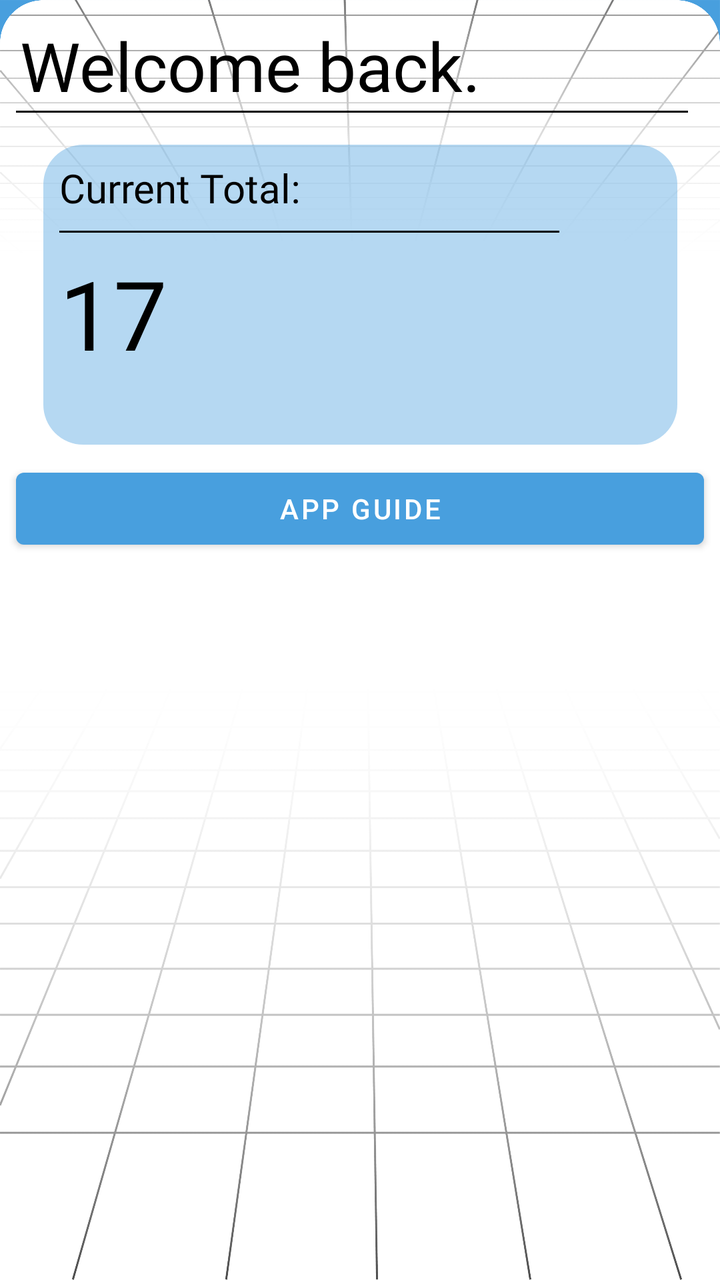
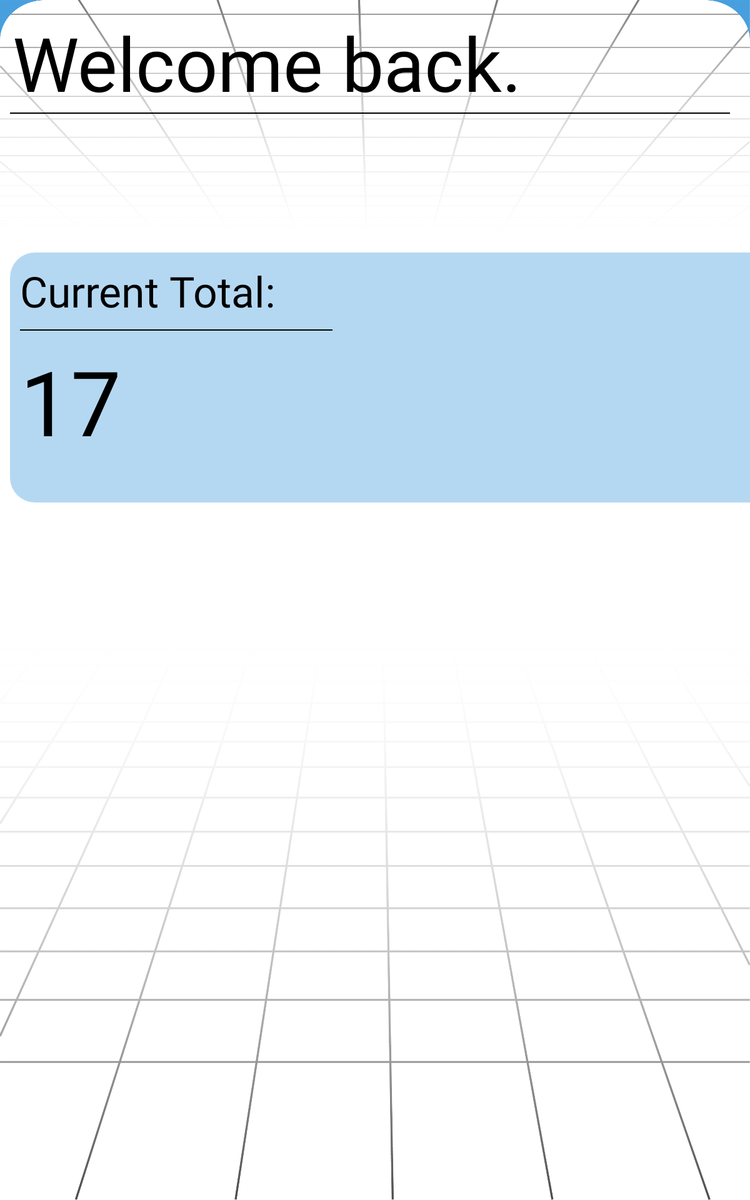

Compare how this app lays out the same screen by default and in its alternative resource folder. The renders come first, then the two layout files and the values they reference.
<!-- AndroidManifest.xml: application theme Theme.AMADbo -->
<!-- res/layout/fragment_home.xml -->
<?xml version="1.0" encoding="utf-8"?>
<androidx.constraintlayout.widget.ConstraintLayout xmlns:android="http://schemas.android.com/apk/res/android"
    xmlns:app="http://schemas.android.com/apk/res-auto"
    xmlns:tools="http://schemas.android.com/tools"
    android:layout_width="match_parent"
    android:layout_height="match_parent"
    android:background="@drawable/background1"
    tools:context=".fragments.HomeFragment">

    


    <Button
        android:id="@+id/appGuideButton"
        android:layout_width="0dp"
        android:layout_height="wrap_content"
        android:layout_marginStart="8dp"
        android:layout_marginTop="8dp"
        android:layout_marginEnd="8dp"
        android:text="App Guide"
        app:icon="@drawable/ic_baseline_help_24"
        app:iconPadding="8dp"
        app:layout_constraintEnd_toEndOf="parent"
        app:layout_constraintStart_toStartOf="parent"
        app:layout_constraintTop_toBottomOf="@+id/count_layout" />

    <androidx.constraintlayout.widget.ConstraintLayout
        android:id="@+id/header_layout"
        android:layout_width="match_parent"
        android:layout_height="wrap_content"
        android:layout_marginTop="10dp"
        app:layout_constraintStart_toStartOf="parent"
        app:layout_constraintTop_toTopOf="parent">

        <TextView
            android:id="@+id/menu_name"
            android:layout_width="wrap_content"
            android:layout_height="wrap_content"
            android:layout_marginStart="10dp"
            android:fontFamily="@font/open_sans_bold"
            android:text="Welcome back."
            android:textColor="@color/black"
            android:textSize="34sp"
            app:layout_constraintStart_toStartOf="parent"
            app:layout_constraintTop_toTopOf="parent" />

        <View
            android:id="@+id/divider"
            android:layout_width="0dp"
            android:layout_height="1dp"
            android:layout_marginStart="8dp"
            android:layout_marginEnd="16dp"
            android:background="@color/black"
            app:layout_constraintEnd_toEndOf="parent"
            app:layout_constraintStart_toStartOf="parent"
            app:layout_constraintTop_toBottomOf="@+id/menu_name" />

    </androidx.constraintlayout.widget.ConstraintLayout>

    <androidx.constraintlayout.widget.ConstraintLayout
        android:id="@+id/count_layout"
        android:layout_width="wrap_content"
        android:layout_height="wrap_content"
        android:layout_marginTop="16dp"
        app:layout_constraintEnd_toEndOf="parent"
        app:layout_constraintStart_toStartOf="parent"
        app:layout_constraintTop_toBottomOf="@+id/header_layout">

        <ImageView
            android:id="@+id/currentTotalBg"
            android:layout_width="317dp"
            android:layout_height="150dp"
            android:alpha="0.4"
            android:src="@drawable/shape_background1"
            app:layout_constraintStart_toStartOf="parent"
            app:layout_constraintTop_toTopOf="parent" />

        <TextView
            android:id="@+id/currentTotalLabel"
            android:layout_width="wrap_content"
            android:layout_height="wrap_content"
            android:layout_marginStart="8dp"
            android:layout_marginTop="8dp"
            android:fontFamily="@font/open_sans_bold"
            android:text="Current Total:"
            android:textColor="@color/black"
            android:textSize="20sp"
            app:layout_constraintStart_toStartOf="@+id/currentTotalBg"
            app:layout_constraintTop_toTopOf="@+id/currentTotalBg" />

        <TextView
            android:id="@+id/amiibo_amount"
            android:layout_width="wrap_content"
            android:layout_height="wrap_content"
            android:layout_marginStart="8dp"
            android:layout_marginTop="8dp"
            android:fontFamily="@font/anta_regular"
            android:text="17"
            android:textColor="@color/black"
            android:textSize="48sp"
            app:layout_constraintStart_toStartOf="@id/currentTotalBg"
            app:layout_constraintTop_toBottomOf="@+id/divider2" />

        <View
            android:id="@+id/divider2"
            android:layout_width="250dp"
            android:layout_height="1dp"
            android:layout_marginStart="8dp"
            android:layout_marginTop="8dp"
            android:background="@color/black"
            app:layout_constraintStart_toStartOf="@+id/currentTotalBg"
            app:layout_constraintTop_toBottomOf="@+id/currentTotalLabel" />

    </androidx.constraintlayout.widget.ConstraintLayout>

    <androidx.constraintlayout.widget.ConstraintLayout
        android:id="@+id/amiibo_showcase"
        android:layout_width="match_parent"
        android:layout_height="431dp"
        android:layout_marginBottom="16dp"
        app:layout_constraintBottom_toBottomOf="parent"
        app:layout_constraintEnd_toEndOf="parent"
        app:layout_constraintStart_toStartOf="parent">

        <LinearLayout
            android:id="@+id/thirdRow"
            android:layout_width="400dp"
            android:layout_height="100dp"
            android:layout_weight="1"
            android:alpha="0.4"
            android:orientation="horizontal"
            app:layout_constraintBottom_toBottomOf="parent"
            app:layout_constraintEnd_toEndOf="parent"
            app:layout_constraintStart_toStartOf="parent"
            app:layout_constraintTop_toTopOf="parent"
            app:layout_constraintVertical_bias="0.52">

            <ImageView
                android:id="@+id/homeAmiibo_11"
                android:layout_width="600dp"
                android:layout_height="match_parent"
                android:layout_weight="1" />

            <ImageView
                android:id="@+id/homeAmiibo_12"
                android:layout_width="600dp"
                android:layout_height="match_parent"
                android:layout_weight="1" />

            <ImageView
                android:id="@+id/homeAmiibo_13"
                android:layout_width="600dp"
                android:layout_height="match_parent"
                android:layout_weight="1" />

            <ImageView
                android:id="@+id/homeAmiibo_14"
                android:layout_width="600dp"
                android:layout_height="match_parent"
                android:layout_weight="1" />

            <ImageView
                android:id="@+id/homeAmiibo_15"
                android:layout_width="600dp"
                android:layout_height="match_parent"
                android:layout_weight="1" />

            <ImageView
                android:id="@+id/homeAmiibo_16"
                android:layout_width="600dp"
                android:layout_height="match_parent"
                android:layout_weight="1" />

            <ImageView
                android:id="@+id/homeAmiibo_17"
                android:layout_width="600dp"
                android:layout_height="match_parent"
                android:layout_weight="1" />

            <ImageView
                android:id="@+id/homeAmiibo_18"
                android:layout_width="600dp"
                android:layout_height="match_parent"
                android:layout_weight="1" />
        </LinearLayout>

        <LinearLayout
            android:id="@+id/secondRow"
            android:layout_width="350dp"
            android:layout_height="100dp"
            android:alpha="0.7"
            android:orientation="horizontal"
            app:layout_constraintBottom_toBottomOf="parent"
            app:layout_constraintEnd_toEndOf="parent"
            app:layout_constraintStart_toStartOf="parent"
            app:layout_constraintTop_toTopOf="parent"
            app:layout_constraintVertical_bias="0.65999997">

            <ImageView
                android:id="@+id/homeAmiibo_5"
                android:layout_width="500dp"
                android:layout_height="match_parent"
                android:layout_weight="1" />

            <ImageView
                android:id="@+id/homeAmiibo_6"
                android:layout_width="500dp"
                android:layout_height="match_parent"
                android:layout_weight="1" />

            <ImageView
                android:id="@+id/homeAmiibo_7"
                android:layout_width="500dp"
                android:layout_height="match_parent"
                android:layout_weight="1" />

            <ImageView
                android:id="@+id/homeAmiibo_8"
                android:layout_width="500dp"
                android:layout_height="match_parent"
                android:layout_weight="1" />

            <ImageView
                android:id="@+id/homeAmiibo_9"
                android:layout_width="500dp"
                android:layout_height="match_parent"
                android:layout_weight="1" />

            <ImageView
                android:id="@+id/homeAmiibo_10"
                android:layout_width="500dp"
                android:layout_height="match_parent"
                android:layout_weight="1" />
        </LinearLayout>

        <LinearLayout
            android:id="@+id/firstRow"
            android:layout_width="300dp"
            android:layout_height="130dp"
            android:orientation="horizontal"
            app:layout_constraintBottom_toBottomOf="parent"
            app:layout_constraintEnd_toEndOf="parent"
            app:layout_constraintStart_toStartOf="parent"
            app:layout_constraintTop_toTopOf="parent"
            app:layout_constraintVertical_bias="0.86">

            <ImageView
                android:id="@+id/homeAmiibo_1"
                android:layout_width="400dp"
                android:layout_height="match_parent"
                android:layout_weight="1" />

            <ImageView
                android:id="@+id/homeAmiibo_2"
                android:layout_width="400dp"
                android:layout_height="match_parent"
                android:layout_weight="1" />

            <ImageView
                android:id="@+id/homeAmiibo_3"
                android:layout_width="400dp"
                android:layout_height="match_parent"
                android:layout_weight="1" />

            <ImageView
                android:id="@+id/homeAmiibo_4"
                android:layout_width="400dp"
                android:layout_height="match_parent"
                android:layout_weight="1" />

        </LinearLayout>

    </androidx.constraintlayout.widget.ConstraintLayout>

</androidx.constraintlayout.widget.ConstraintLayout>
<!-- resources referenced by this layout -->
<resources>
  <color name="black">#FF000000</color>
  <!-- drawable background1: png bitmap (drawable, 346976 bytes) -->
  <!-- drawable shape_background1 (drawable) -->
  <?xml version="1.0" encoding="utf-8"?>
  <selector xmlns:android="http://schemas.android.com/apk/res/android">
      <item>
          <shape android:shape="rectangle">
              <corners android:radius="20dp" />
              <solid android:color="@color/blue_500" />
          </shape>
      </item>
  </selector>
  <style name="Theme.AMADbo" parent="Theme.MaterialComponents.Light">
          
          <item name="android:soundEffectsEnabled">false</item>
          
          <item name="colorPrimary">@color/blue_500</item>
          <item name="colorPrimaryVariant">@color/blue_700</item>
          <item name="colorOnPrimary">@color/white</item>
          
          <item name="colorSecondary">@color/blue_200</item>
          <item name="colorSecondaryVariant">@color/blue_700</item>
          <item name="colorOnSecondary">@color/black</item>
          
          <item name="android:statusBarColor">?attr/colorPrimaryVariant</item>
          
      </style>
  <color name="blue_500">#489fde</color>
  <color name="blue_700">#3c80bc</color>
  <color name="white">#FFFFFFFF</color>
  <color name="blue_200">#8dceef</color>
</resources>
<!-- res/layout-large/fragment_home.xml (the repository's variant of the layout above) -->
<!-- drawn on a 7-inch tablet held upright -->
<?xml version="1.0" encoding="utf-8"?>
<androidx.constraintlayout.widget.ConstraintLayout xmlns:android="http://schemas.android.com/apk/res/android"
    xmlns:app="http://schemas.android.com/apk/res-auto"
    xmlns:tools="http://schemas.android.com/tools"
    android:layout_width="match_parent"
    android:layout_height="match_parent"
    android:background="@drawable/background1"
    tools:context=".fragments.HomeFragment">

    


    <Button
        android:id="@+id/appGuideButton"
        android:layout_width="0dp"
        android:layout_height="wrap_content"
        android:layout_marginStart="8dp"
        android:layout_marginTop="24dp"
        android:layout_marginEnd="8dp"
        android:text="App Guide"
        app:icon="@drawable/ic_baseline_help_24"
        app:iconPadding="8dp"
        app:layout_constraintEnd_toEndOf="parent"
        app:layout_constraintStart_toEndOf="@+id/count_layout"
        app:layout_constraintTop_toTopOf="@+id/count_layout" />

    <androidx.constraintlayout.widget.ConstraintLayout
        android:id="@+id/header_layout"
        android:layout_width="match_parent"
        android:layout_height="wrap_content"
        android:layout_marginTop="10dp"
        app:layout_constraintStart_toStartOf="parent"
        app:layout_constraintTop_toTopOf="parent">

        <TextView
            android:id="@+id/menu_name"
            android:layout_width="wrap_content"
            android:layout_height="wrap_content"
            android:layout_marginStart="10dp"
            android:fontFamily="@font/open_sans_bold"
            android:text="Welcome back."
            android:textColor="@color/black"
            android:textSize="60sp"
            app:layout_constraintStart_toStartOf="parent"
            app:layout_constraintTop_toTopOf="parent" />

        <View
            android:id="@+id/divider"
            android:layout_width="0dp"
            android:layout_height="1dp"
            android:layout_marginStart="8dp"
            android:layout_marginEnd="16dp"
            android:background="@color/black"
            app:layout_constraintEnd_toEndOf="parent"
            app:layout_constraintStart_toStartOf="parent"
            app:layout_constraintTop_toBottomOf="@+id/menu_name" />

    </androidx.constraintlayout.widget.ConstraintLayout>

    <androidx.constraintlayout.widget.ConstraintLayout
        android:id="@+id/count_layout"
        android:layout_width="wrap_content"
        android:layout_height="wrap_content"
        android:layout_marginStart="8dp"
        app:layout_constraintBottom_toTopOf="@+id/amiibo_showcase"
        app:layout_constraintStart_toStartOf="parent"
        app:layout_constraintTop_toBottomOf="@+id/header_layout">

        <ImageView
            android:id="@+id/currentTotalBg"
            android:layout_width="650dp"
            android:layout_height="200dp"
            android:alpha="0.4"
            android:src="@drawable/shape_background1"
            app:layout_constraintStart_toStartOf="parent"
            app:layout_constraintTop_toTopOf="parent" />

        <TextView
            android:id="@+id/currentTotalLabel"
            android:layout_width="wrap_content"
            android:layout_height="wrap_content"
            android:layout_marginStart="8dp"
            android:layout_marginTop="8dp"
            android:fontFamily="@font/open_sans_bold"
            android:text="Current Total:"
            android:textColor="@color/black"
            android:textSize="34sp"
            app:layout_constraintStart_toStartOf="@+id/currentTotalBg"
            app:layout_constraintTop_toTopOf="@+id/currentTotalBg" />

        <TextView
            android:id="@+id/amiibo_amount"
            android:layout_width="wrap_content"
            android:layout_height="wrap_content"
            android:layout_marginStart="8dp"
            android:layout_marginTop="8dp"
            android:fontFamily="@font/anta_regular"
            android:text="17"
            android:textColor="@color/black"
            android:textSize="72sp"
            app:layout_constraintStart_toStartOf="@id/currentTotalBg"
            app:layout_constraintTop_toBottomOf="@+id/divider2" />

        <View
            android:id="@+id/divider2"
            android:layout_width="250dp"
            android:layout_height="1dp"
            android:layout_marginStart="8dp"
            android:layout_marginTop="8dp"
            android:background="@color/black"
            app:layout_constraintStart_toStartOf="@+id/currentTotalBg"
            app:layout_constraintTop_toBottomOf="@+id/currentTotalLabel" />

    </androidx.constraintlayout.widget.ConstraintLayout>

    <androidx.constraintlayout.widget.ConstraintLayout
        android:id="@+id/amiibo_showcase"
        android:layout_width="match_parent"
        android:layout_height="431dp"
        android:layout_marginBottom="16dp"
        app:layout_constraintBottom_toBottomOf="parent"
        app:layout_constraintEnd_toEndOf="parent"
        app:layout_constraintStart_toStartOf="parent">

        <LinearLayout
            android:id="@+id/thirdRow"
            android:layout_width="600dp"
            android:layout_height="137dp"
            android:layout_weight="1"
            android:alpha="0.4"
            android:orientation="horizontal"
            app:layout_constraintBottom_toBottomOf="parent"
            app:layout_constraintEnd_toEndOf="parent"
            app:layout_constraintStart_toStartOf="parent"
            app:layout_constraintTop_toTopOf="parent"
            app:layout_constraintVertical_bias="0.19999999">

            <ImageView
                android:id="@+id/homeAmiibo_11"
                android:layout_width="600dp"
                android:layout_height="match_parent"
                android:layout_weight="1" />

            <ImageView
                android:id="@+id/homeAmiibo_12"
                android:layout_width="600dp"
                android:layout_height="match_parent"
                android:layout_weight="1" />

            <ImageView
                android:id="@+id/homeAmiibo_13"
                android:layout_width="600dp"
                android:layout_height="match_parent"
                android:layout_weight="1" />

            <ImageView
                android:id="@+id/homeAmiibo_14"
                android:layout_width="600dp"
                android:layout_height="match_parent"
                android:layout_weight="1" />

            <ImageView
                android:id="@+id/homeAmiibo_15"
                android:layout_width="600dp"
                android:layout_height="match_parent"
                android:layout_weight="1" />

            <ImageView
                android:id="@+id/homeAmiibo_16"
                android:layout_width="600dp"
                android:layout_height="match_parent"
                android:layout_weight="1" />

            <ImageView
                android:id="@+id/homeAmiibo_17"
                android:layout_width="600dp"
                android:layout_height="match_parent"
                android:layout_weight="1" />

            <ImageView
                android:id="@+id/homeAmiibo_18"
                android:layout_width="600dp"
                android:layout_height="match_parent"
                android:layout_weight="1" />
        </LinearLayout>

        <LinearLayout
            android:id="@+id/secondRow"
            android:layout_width="500dp"
            android:layout_height="137dp"
            android:alpha="0.7"
            android:orientation="horizontal"
            app:layout_constraintBottom_toBottomOf="parent"
            app:layout_constraintEnd_toEndOf="parent"
            app:layout_constraintStart_toStartOf="parent"
            app:layout_constraintTop_toTopOf="parent">

            <ImageView
                android:id="@+id/homeAmiibo_5"
                android:layout_width="500dp"
                android:layout_height="match_parent"
                android:layout_weight="1" />

            <ImageView
                android:id="@+id/homeAmiibo_6"
                android:layout_width="500dp"
                android:layout_height="match_parent"
                android:layout_weight="1" />

            <ImageView
                android:id="@+id/homeAmiibo_7"
                android:layout_width="500dp"
                android:layout_height="match_parent"
                android:layout_weight="1" />

            <ImageView
                android:id="@+id/homeAmiibo_8"
                android:layout_width="500dp"
                android:layout_height="match_parent"
                android:layout_weight="1" />

            <ImageView
                android:id="@+id/homeAmiibo_9"
                android:layout_width="500dp"
                android:layout_height="match_parent"
                android:layout_weight="1" />

            <ImageView
                android:id="@+id/homeAmiibo_10"
                android:layout_width="500dp"
                android:layout_height="match_parent"
                android:layout_weight="1" />
        </LinearLayout>

        <LinearLayout
            android:id="@+id/firstRow"
            android:layout_width="377dp"
            android:layout_height="142dp"
            android:orientation="horizontal"
            app:layout_constraintBottom_toBottomOf="parent"
            app:layout_constraintEnd_toEndOf="parent"
            app:layout_constraintStart_toStartOf="parent"
            app:layout_constraintTop_toTopOf="parent"
            app:layout_constraintVertical_bias="0.86">

            <ImageView
                android:id="@+id/homeAmiibo_1"
                android:layout_width="400dp"
                android:layout_height="match_parent"
                android:layout_weight="1" />

            <ImageView
                android:id="@+id/homeAmiibo_2"
                android:layout_width="400dp"
                android:layout_height="match_parent"
                android:layout_weight="1" />

            <ImageView
                android:id="@+id/homeAmiibo_3"
                android:layout_width="400dp"
                android:layout_height="match_parent"
                android:layout_weight="1" />

            <ImageView
                android:id="@+id/homeAmiibo_4"
                android:layout_width="400dp"
                android:layout_height="match_parent"
                android:layout_weight="1" />

        </LinearLayout>

    </androidx.constraintlayout.widget.ConstraintLayout>

</androidx.constraintlayout.widget.ConstraintLayout>
